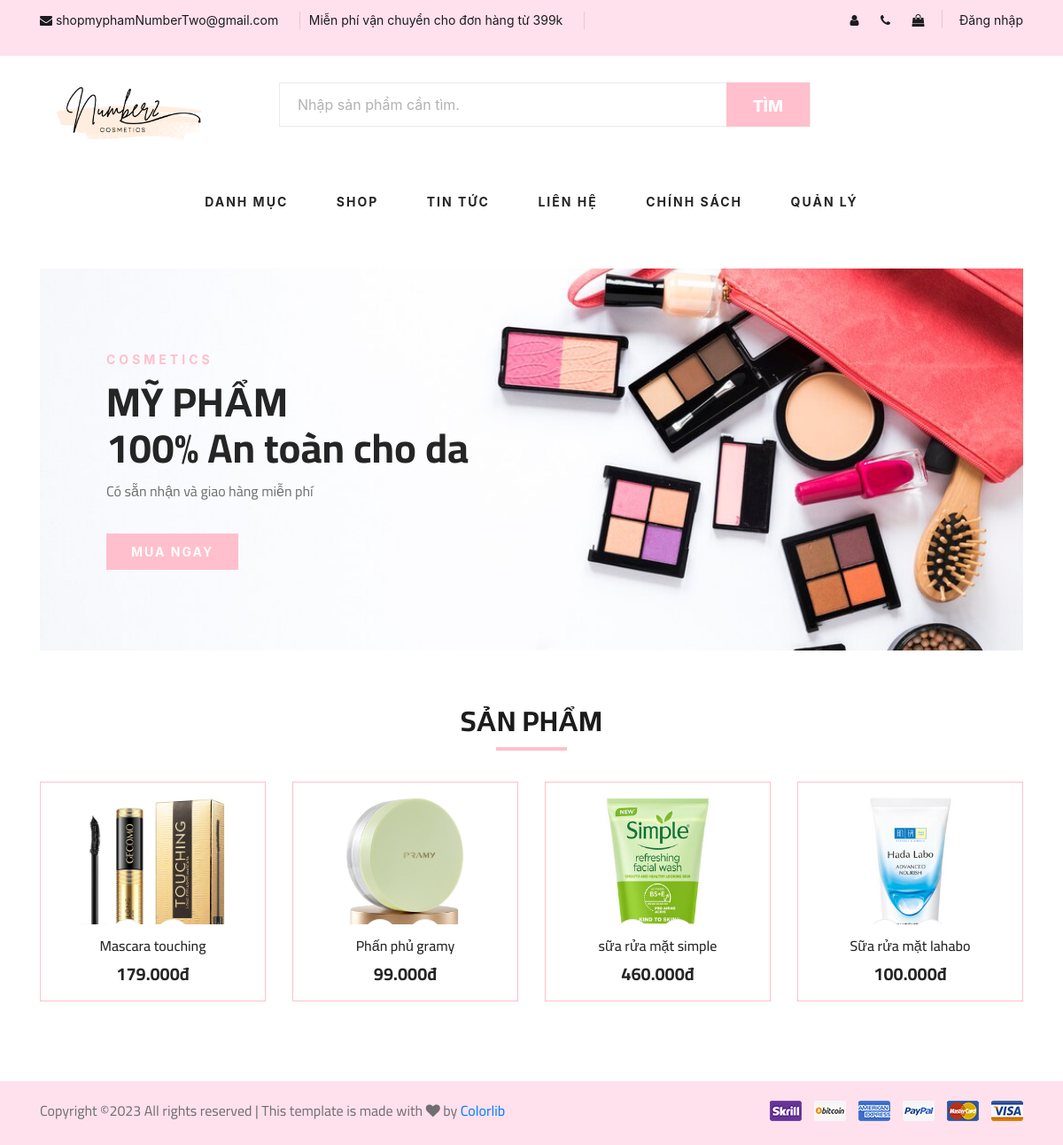
The page / on the database its author committed.
### tables this page shows
CREATE TABLE `sanpham` (
  `MaSanPham` int(11) NOT NULL,
  `TenSanPham` varchar(100) NOT NULL,
  `SoLuongTon` int(11) NOT NULL DEFAULT 1,
  `MoTa` varchar(100) DEFAULT NULL,
  `GiaBan` double NOT NULL,
  `GiaNhap` double NOT NULL,
  `ThuongHieu` varchar(100) DEFAULT NULL,
  `HinhAnh` varchar(50) NOT NULL,
  `HanSuDung` date DEFAULT NULL,
  `LoaiSanPham` int(11) NOT NULL,
  `NhaCungCap` int(11) NOT NULL,
  `trangThai` tinyint(4) NOT NULL DEFAULT 1
);

### model/mProduct.php (called while the page is built, shortened)
<?php
    include_once("connect.php");
    class MProduct {
        function selectAllProducts() {
            $p = new ConnectDB();
            if ($p->connect_DB($con)) {
                $str = "SELECT * FROM sanpham";
                $tbl = mysqli_query($con, $str);
                return $tbl;
            } else {
                return false;
            }
        }
    }
?>

### model/connect.php (called while the page is built, shortened)
<?php
    class ConnectDB{
        function connect_DB(& $conn){
            $conn = mysqli_connect("localhost", "root", "", "mypham");
            if ($conn){
                mysqli_set_charset($conn, "utf8");
                return $conn;
            }else{
                return false;
            }
        }
    }
?>

### controller/cProduct.php (called while the page is built, shortened)
<?php
    include_once("Model/mProduct.php");
    class CProduct{
        function getAllProducts(){
            $p = new MProduct();
            $tbl = $p -> selectAllProducts();
            return $tbl;
        }
    }
?>

### view/vProduct.php (the view, shortened to what this page needs)
<?php
include_once("controller/cProduct.php");
class VProduct
{
    function viewAllProducts()
    {
        $p = new CProduct();
        $tbl = $p->getAllProducts();
        showProduct($tbl);
    }
}
function showProduct($tbl)
{
    if ($tbl) {
        if (mysqli_num_rows($tbl) > 0) {
            while ($row = mysqli_fetch_assoc($tbl)) {
                if ($row["trangThai"] == 1) {
                    echo "
                        <div class='col-lg-3 col-md-4 col-sm-6 mix oranges fresh-meat'>
                            <div class='featured__item'>
                                <div class='featured__item__pic set-bg'>
                                <img src='img/" . $row['HinhAnh'] . "'/>
                                    <ul class='featured__item__pic__hover'>
                                        <li><a href='#'><i class='fa fa-shopping-cart'></i></a></li>
                                        <li><a href='../PTUD_N10_DEMO/xemsanpham.php?MaSanPham=" . $row["MaSanPham"] . "'><i class='fa fa-search'></i></li>
                                    </ul>
                                </div>
                                <div class='featured__item__text'>
                                    <h6><a href='#'>" . $row["TenSanPham"] . "</a></h6>
                                    <h5>" . number_format($row["GiaBan"], 0, ',', '.') . "đ</h5>
                                </div>
                            </div>
                        </div>
                            ";
                }
            }
        } else {
            echo "Vui lòng nhập dữ liệu!";
        }
    }
}

### css/xemsanpham.css (style rules this page uses)
* html, body { height: 100%; font-family: "Cairo", sans-serif; -webkit-font-smoothing: antialiased; }
h1, h2, h3, h4, h5, h6 { margin: 0; color: #111111; font-weight: 400; font-family: "Cairo", sans-serif; }
h5 { font-size: 18px; }
h6 { font-size: 16px; }
img { max-width: 100%; }
ul, ol { padding: 0; margin: 0; }
.set-bg { background-repeat: no-repeat; background-size: cover; background-position: top center; }
.featured__item { margin-bottom: 50px; border: 1px solid pink; padding: 10px; }
.featured__item__pic { height: 150px; position: relative; overflow: hidden; background-position: center center; background-size: contain !important; }
.featured__item__pic__hover { position: absolute; left: 0; bottom: -50px; width: 100%; text-align: center; -webkit-transition: all, 0.5s; -moz-transition: all, 0.5s; -ms-transition: all, 0.5s; -o-transition: all, 0.5s; transition: all, 0.5s; }
.featured__item__pic__hover li { list-style: none; display: inline-block; margin-right: 6px; }
.featured__item__pic__hover li a { font-size: 16px; color: #1c1c1c; height: 40px; width: 40px; line-height: 40px; text-align: center; border: 1px solid #ebebeb; background: #ffffff; display: block; border-radius: 50%; -webkit-transition: all, 0.5s; -moz-transition: all, 0.5s; -ms-transition: all, 0.5s; -o-transition: all, 0.5s; transition: all, 0.5s; }
.featured__item__text { text-align: center; padding-top: 15px; }
.featured__item__text h6 { margin-bottom: 10px; }
.featured__item__text h6 a { color: #252525; }
.featured__item__text h5 { color: #252525; font-weight: 700; }

### rows shown on the page
sanpham: trangThai 1 (drawn), HinhAnh (picture), TenSanPham "Mascara touching", GiaBan "179.000"
sanpham: trangThai 1 (drawn), HinhAnh (picture), TenSanPham "Phấn phủ gramy", GiaBan "99.000"
sanpham: trangThai 1 (drawn), HinhAnh (picture), TenSanPham "sữa rửa mặt simple", GiaBan "460.000"
sanpham: trangThai 1 (drawn), HinhAnh (picture), TenSanPham "Sữa rửa mặt lahabo", GiaBan "100.000"
